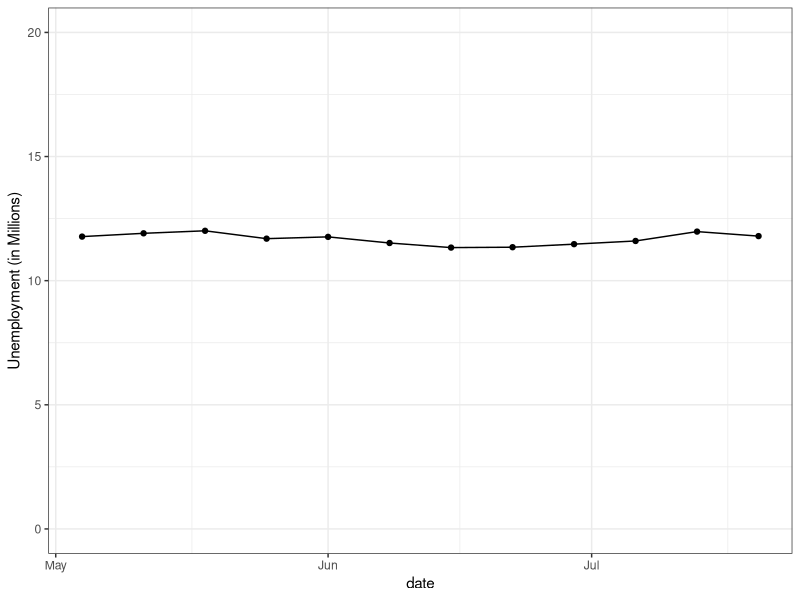
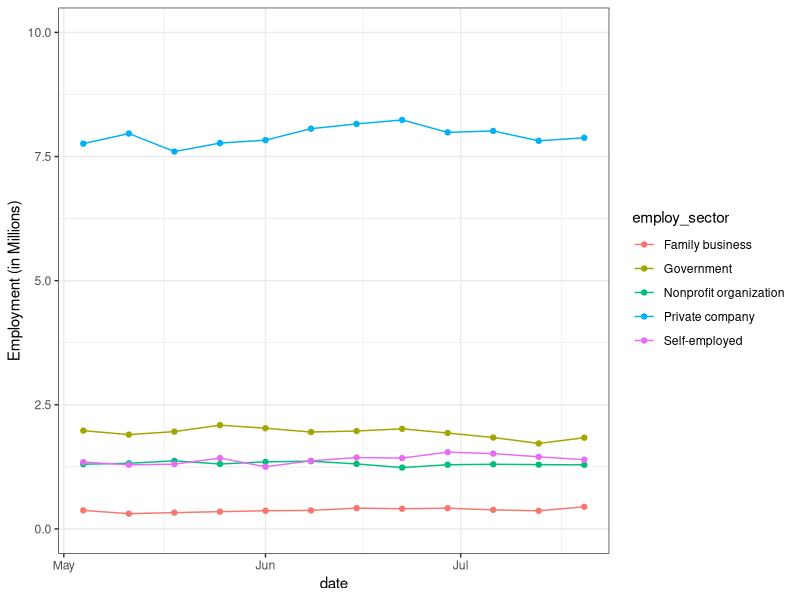
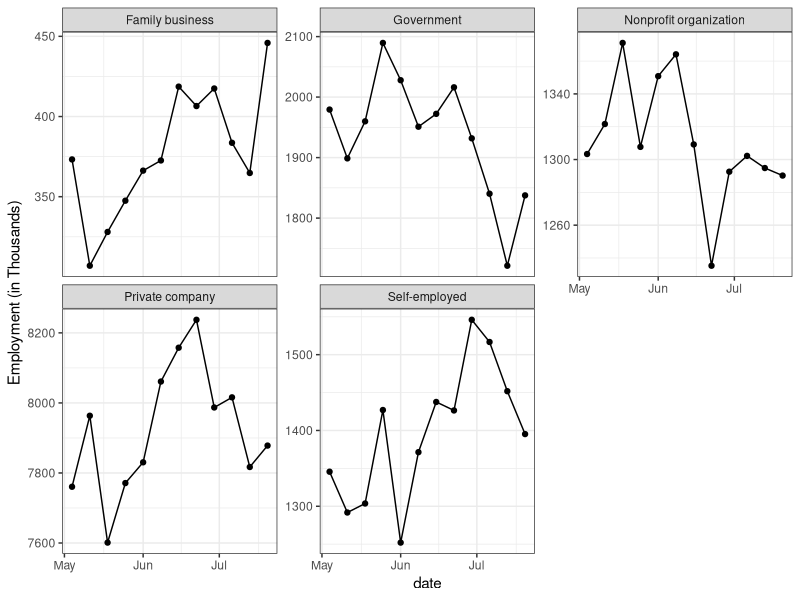

The R source for these figures, in order:
## ---- chunk 1
knitr::opts_chunk$set(echo = TRUE)

library(tidyverse)

df_t <- read_csv('data/output/employ_USA.csv')
## ---- chunk 2

# Plot Unemployment across Phase 1
df_t %>% 
  filter(employ_sector == 'Unemploy') %>% 
  ggplot(aes(x = date, y = Total / 10e6)) +
  geom_line() +
  geom_point() +
  scale_y_continuous(limits = c(0, 20)) +
  ylab('Unemployment (in Millions)') +
  theme_bw()

## ---- chunk 3
# Employment Grouped by Sector
df_t %>% 
  filter(employ_sector %in% c("Nonresp", "Did not report", "Unemploy", "Total") == FALSE)  %>% 
  ggplot(aes(x = date, y = Total /10e6, group = employ_sector, color = employ_sector)) +
  geom_line() +
  geom_point() +
  scale_y_continuous(limits = c(0, 10)) +
  ylab('Employment (in Millions)') +
  theme_bw()
## ---- chunk 4
# Employment Faceted by Sector
df_t %>% 
  filter(employ_sector %in% c("Nonresp", "Did not report", "Unemploy", "Total") == FALSE)  %>% 
  ggplot(aes(x = date, y = Total /10e3)) +
  geom_line() +
  geom_point() +
  facet_wrap(~employ_sector, scales = 'free_y') +
  ylab('Employment (in Thousands)') +
  theme_bw()


